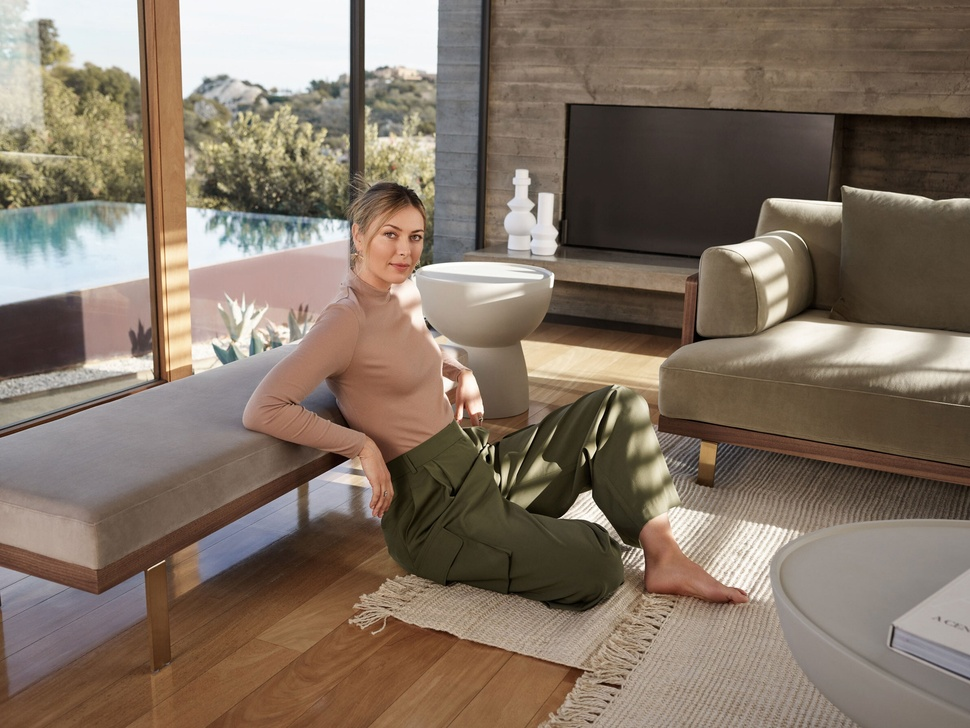
#> input picture model/test_images/1.jpg, 970 x 728 px, shrunk from 2383 x 1788 before the run
$ jupyter execute Untitled.ipynb   (shell and % lines are left out)
#> lines starting #> are read from the running program, lines starting #| are printed output that depends on the picture
[cell 1]
import numpy as np
import cv2
import matplotlib
from matplotlib import pyplot as plt

[cell 2]
img=cv2.imread('./test_images/1.jpg')
#> img is the input picture: shape (728, 970, 3); mean B, G, R 100.6, 115.1, 130.4
img.shape
#> Out = (728, 970, 3)

[cell 3]
# the above values indicates the x & y dimensions and the 'rgb channel'

[cell 4]
plt.imshow(img)

[cell 5]
orig_color=cv2.cvtColor(img,cv2.COLOR_BGR2RGB)
plt.imshow(orig_color)

[cell 6]
# converting color image to gray image

gray=cv2.cvtColor(img,cv2.COLOR_BGR2GRAY)
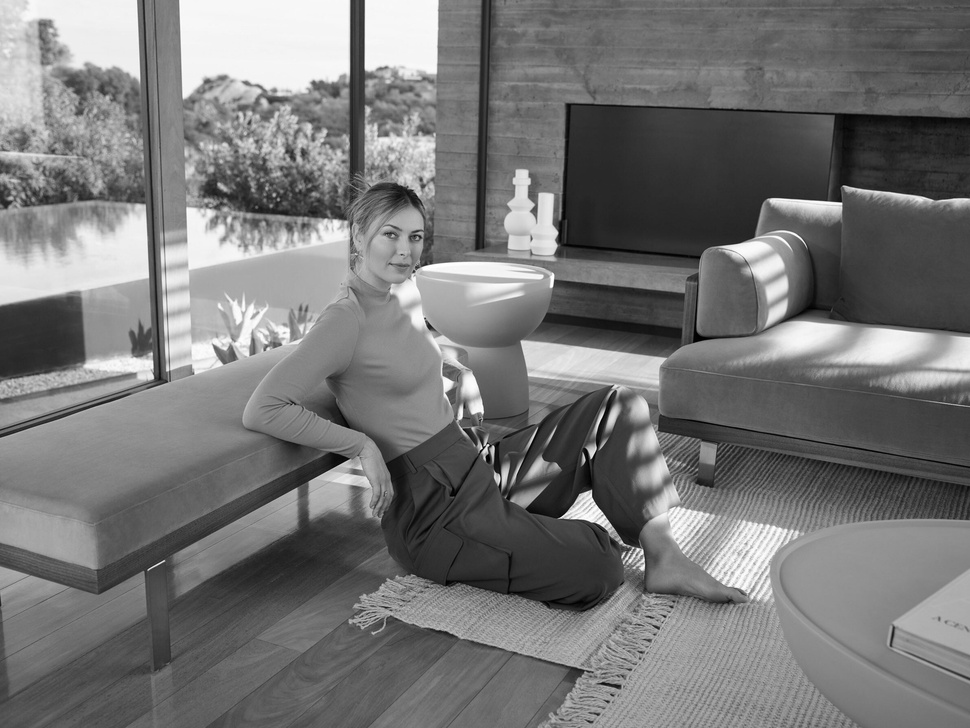
#> gray: shape (728, 970); min 0, max 255, mean 118
gray.shape
#> Out = (728, 970)


$ run again, with model/test_images/2.jpg copied over model/test_images/1.jpg
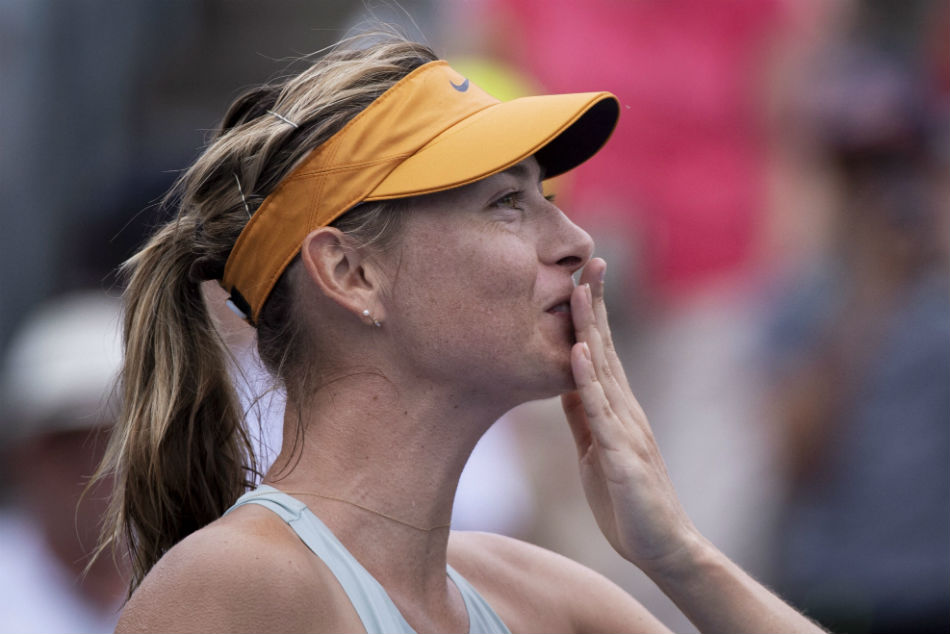
#> input picture model/test_images/2.jpg, 950 x 634 px
#> img is the input picture: shape (634, 950, 3); mean B, G, R 100.2, 96.5, 121.9
#> `gray=cv2.cvtColor(img,cv2.COLOR_BGR2GRAY)`:
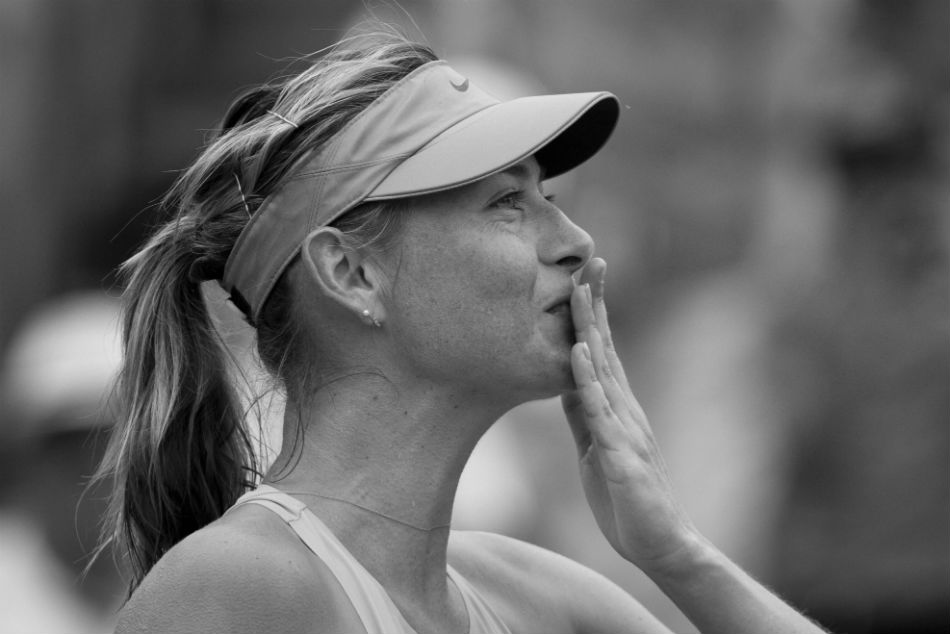
#> gray: shape (634, 950); min 0, max 236, mean 104.5

$ run again, with model/test_images/9_11.jpg copied over model/test_images/1.jpg
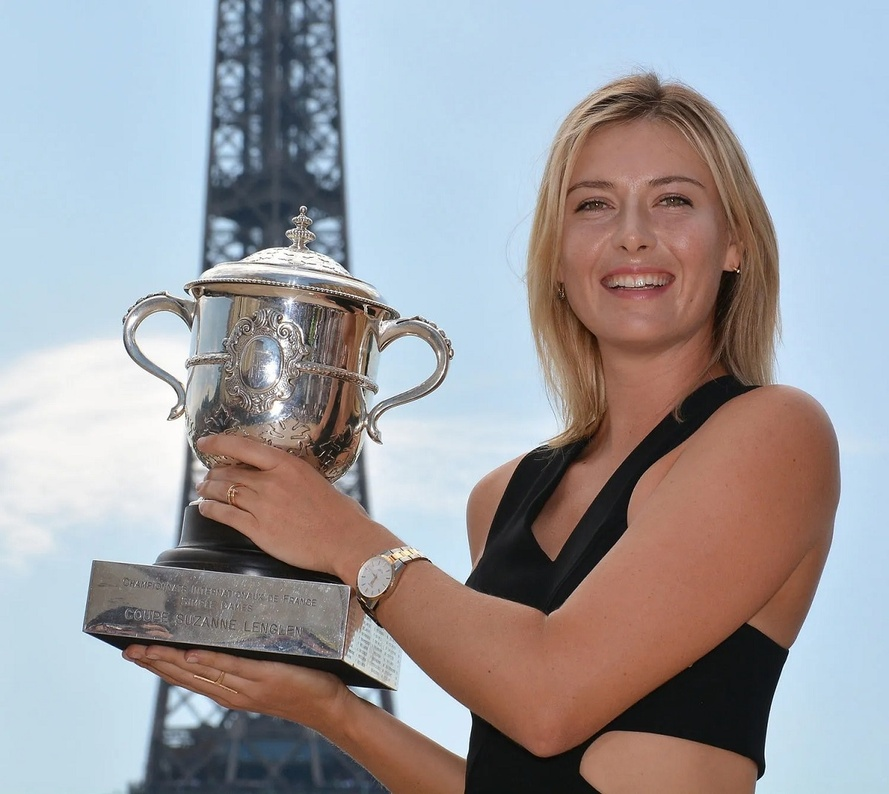
#> input picture model/test_images/9_11.jpg, 889 x 794 px, shrunk from 1200 x 1072 before the run
#> img is the input picture: shape (794, 889, 3); mean B, G, R 159.7, 156, 157.9
#> `gray=cv2.cvtColor(img,cv2.COLOR_BGR2GRAY)`:
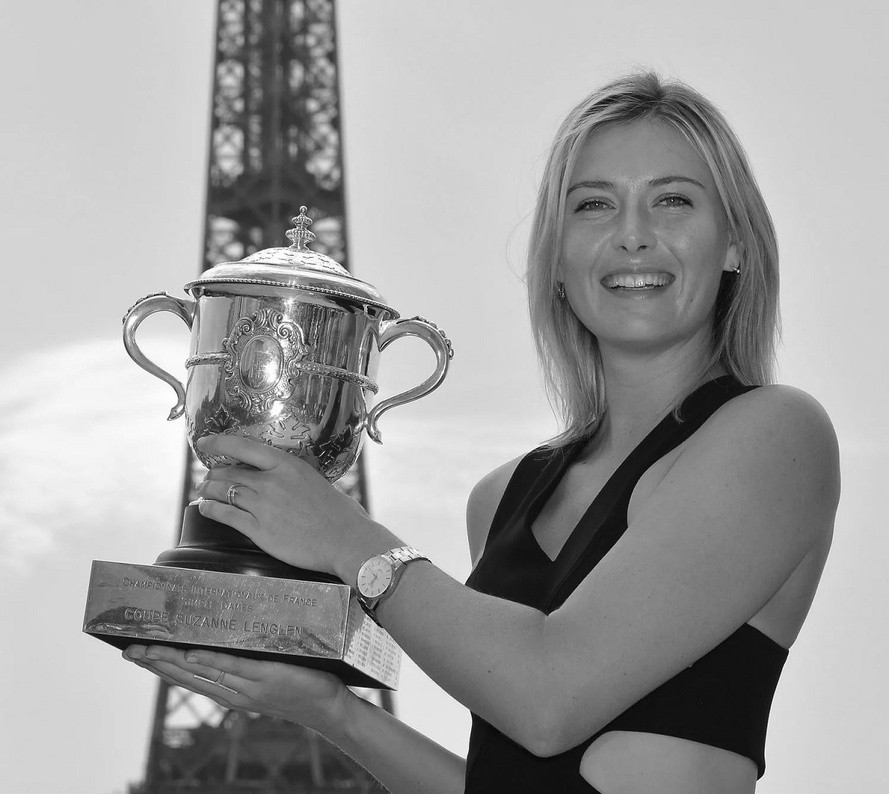
#> gray: shape (794, 889); min 0, max 255, mean 157
